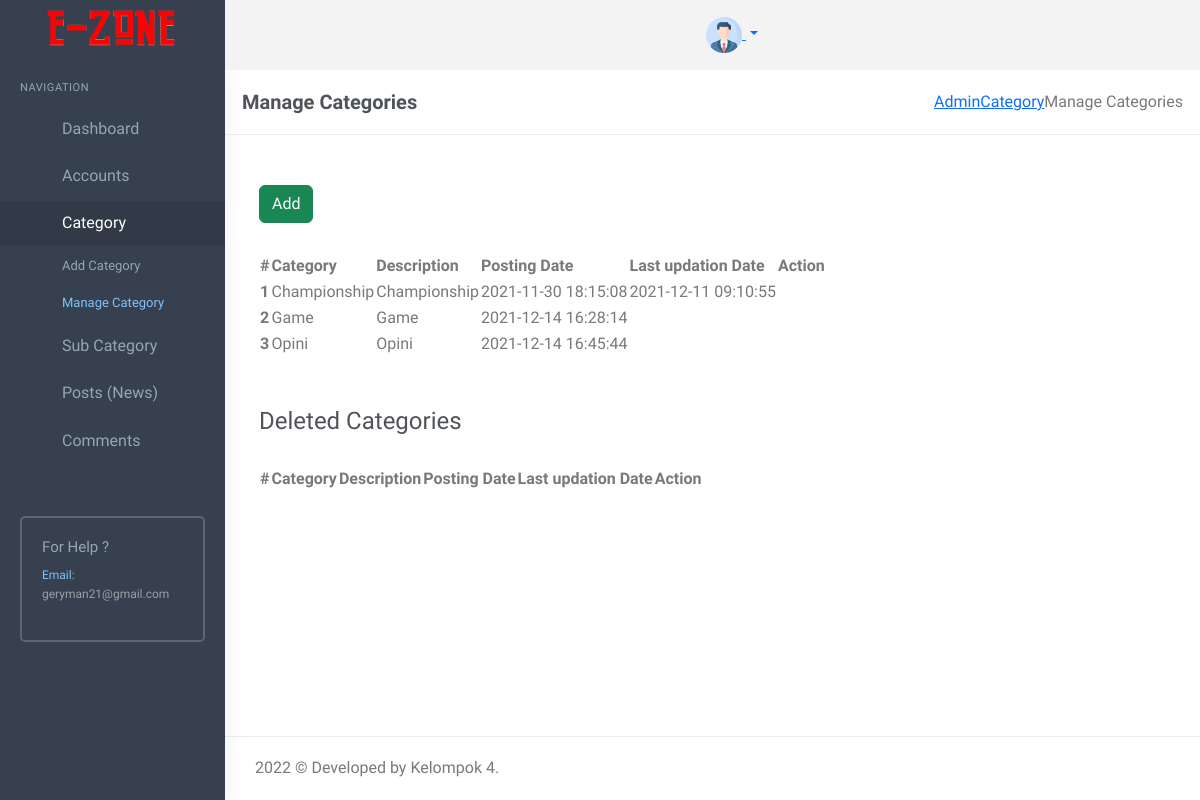
Screenshot of /newsportal/admin/manage-categories.php (signed in) with the database file from the repository.
### tables this page shows
CREATE TABLE `tblcategory` (
  `id` int(11) NOT NULL,
  `CategoryName` varchar(200) DEFAULT NULL,
  `Description` mediumtext DEFAULT NULL,
  `PostingDate` timestamp NULL DEFAULT current_timestamp(),
  `UpdationDate` timestamp NULL DEFAULT NULL ON UPDATE current_timestamp(),
  `Is_Active` int(1) DEFAULT NULL
);

### newsportal/admin/manage-categories.php (the view, shortened to what this page needs)
<?php
include('includes/config.php');
if (strlen($_SESSION['login']) == 0) {
    header('location:index.php');
} elseif ($_SESSION['utype'] == 2) {
    header('location:index.php');
} else {
?>
    <!DOCTYPE html>
    <html lang="en">
    <head>
        <link href="assets/css/bootstrap.min.css" rel="stylesheet" type="text/css" />
        <link href="assets/css/core.css" rel="stylesheet" type="text/css" />
        <link href="assets/css/icons.css" rel="stylesheet" type="text/css" />
        <link href="assets/css/pages.css" rel="stylesheet" type="text/css" />
        <link href="assets/css/menu.css" rel="stylesheet" type="text/css" />
        <link href="assets/css/responsive.css" rel="stylesheet" type="text/css" />
        <link rel="stylesheet" href="../plugins/switchery/switchery.min.css">
        <link rel="stylesheet" href="https://cdn.datatables.net/1.11.3/css/jquery.dataTables.min.css">
    </head>
    <body class="fixed-left">
        <div id="wrapper">
            <?php include('includes/topheader.php'); ?>
            <?php include('includes/leftsidebar.php'); ?>
            <div class="content-page">
                <div class="content">
                    <div class="container">
                        <div class="row">
                            <div class="col-xs-12">
                                <div class="page-title-box">
                                    <h4 class="page-title">Manage Categories</h4>
                                    <ol class="breadcrumb p-0 m-0">
                                        <li>
                                            <a href="#">Admin</a>
                                        </li>
                                        <li>
                                            <a href="#">Category </a>
                                        </li>
                                        <li class="active">
                                            Manage Categories
                                        </li>
                                    </ol>
                                    <div class="clearfix"></div>
                                </div>
                            </div>
                        </div>
                        <div class="row">
                            <div class="row">
                                <div class="col-md-12">
                                    <div class="demo-box m-t-20">
                                        <div class="m-b-30">
                                            <a href="add-category.php">
                                                <button id="addToTable" class="btn btn-success waves-effect waves-light">Add <i class="mdi mdi-plus-circle-outline"></i></button>
                                            </a>
                                        </div>
                                        <div class="table-responsive">
                                            <table id="table">
                                                <thead>
                                                    <tr>
                                                        <th>#</th>
                                                        <th> Category</th>
                                                        <th>Description</th>
                                                        <th>Posting Date</th>
                                                        <th>Last updation Date</th>
                                                        <th>Action</th>
                                                    </tr>
                                                </thead>
                                                <tbody>
                                                    <?php
                                                    $query = mysqli_query($con, "Select id,CategoryName,Description,PostingDate,UpdationDate from  tblcategory where Is_Active=1");
                                                    $cnt = 1;
                                                    while ($row = mysqli_fetch_array($query)) {
                                                    ?>
                                                        <tr>
                                                            <th scope="row"><?php echo htmlentities($cnt); ?></th>
                                                            <td><?php echo htmlentities($row['CategoryName']); ?></td>
                                                            <td><?php echo htmlentities($row['Description']); ?></td>
                                                            <td><?php echo htmlentities($row['PostingDate']); ?></td>
                                                            <td><?php echo htmlentities($row['UpdationDate']); ?></td>
                                                            <td><a href="edit-category.php?cid=<?php echo htmlentities($row['id']); ?>"><i class="fa fa-pencil" style="color: #29b6f6;"></i></a>
                                                                &nbsp;<a href="manage-categories.php?rid=<?php echo htmlentities($row['id']); ?>&&action=del"> <i class="fa fa-trash-o" style="color: #f05050"></i></a> </td>
                                                        </tr>
                                                    <?php
                                                        $cnt++;
                                                    } ?>
                                                </tbody>
                                            </table>
                                        </div>
                                    </div>
                                </div>
                            </div>
                            <div class="row">
                                <div class="col-md-12">
                                    <div class="demo-box m-t-20">
                                        <div class="m-b-30">
                                            <h4><i class="fa fa-trash-o"></i> Deleted Categories</h4>
                                        </div>
                                        <div class="table-responsive">
                                            <table id="table1">
                                                <thead>
                                                    <tr>
                                                        <th>#</th>
                                                        <th> Category</th>
                                                        <th>Description</th>
                                                        <th>Posting Date</th>
                                                        <th>Last updation Date</th>
                                                        <th>Action</th>
                                                    </tr>
                                                </thead>
                                            </table>
                                        </div>
                                    </div>
                                </div>
                            </div>
                        </div>
                    </div>
                    <?php include('includes/footer.php'); ?>
                </div>
            </div>
    </body>
    </html>
<?php } ?>

### newsportal/admin/assets/css/core.css (style rules this page uses)
body { font-family: 'Varela Round', sans-serif; margin: 0; padding-bottom: 60px; overflow-x: hidden; color: #797979; }
html { position: relative; min-height: 100%; }
.h1, .h2, .h3, .h4, .h5, .h6, h1, h2, h3, h4, h5, h6 { color: #505458; font-family: 'Hind Madurai', sans-serif; margin: 10px 0; }
* { outline: none !important; }
.container { width: auto; }
#wrapper { height: 100%; overflow: hidden; width: 100%; }
.p-0 { padding: 0 !important; }
.m-0 { margin: 0 !important; }
.m-t-20 { margin-top: 20px !important; }
.m-b-30 { margin-bottom: 30px !important; }
.row { margin-right: -10px; margin-left: -10px; }
.col-lg-1, .col-lg-10, .col-lg-11, .col-lg-12, .col-lg-2, .col-lg-3, .col-lg-4, .col-lg-5, .col-lg-6, .col-lg-7, .col-lg-8, .col-lg-9, .col-md-1, .col-md-10, .col-md-11, .col-md-12, .col-md-2, .col-md-3, .col-md-4, .col-md-5, .col-md-6, .col-md-7, .col-md-8, .col-md-9, .col-sm-1, .col-sm-10, .col-sm-11, .col-sm-12, .col-sm-2, .col-sm-3, .col-sm-4, .col-sm-5, .col-sm-6, .col-sm-7, .col-sm-8, .col-sm-9, .col-xs-1, .col-xs-10, .col-xs-11, .col-xs-12, .col-xs-2, .col-xs-3, .col-xs-4, .col-xs-5, .col-xs-6, .col-xs-7, .col-xs-8, .col-xs-9 { padding-left: 10px; padding-right: 10px; }
.breadcrumb { background-color: transparent; margin-bottom: 15px; padding-top: 10px; padding-left: 0; }
.waves-effect { position: relative; cursor: pointer; display: inline-block; overflow: hidden; -webkit-user-select: none; -moz-user-select: none; -ms-user-select: none; user-select: none; -webkit-tap-highlight-color: transparent; vertical-align: middle; z-index: 1; will-change: opacity, transform; -webkit-transition: all 0.3s ease-out; -moz-transition: all 0.3s ease-out; -o-transition: all 0.3s ease-out; -ms-transition: all 0.3s ease-out; transition: all 0.3s ease-out; }
.demo-box { padding: 10px 15px; }

### newsportal/admin/assets/css/menu.css (style rules this page uses)
.content-page { margin-left: 225px; overflow: hidden; }
.content-page .content { padding: 0 5px 10px 5px; margin-top: 70px; }
.page-title { font-size: 20px; margin-bottom: 0; margin-top: 0; font-weight: 600; }
.page-title-box { padding: 20px; border-bottom: 1px solid #eee; margin: 0 -20px 20px -20px; }
.page-title-box .page-title { margin-bottom: 0; float: left; }
.page-title-box .breadcrumb { float: right; background-color: transparent !important; }

### rows the page displays
tblcategory: CategoryName "Championship", Description "Championship", PostingDate "2021-11-30 18:15:08", UpdationDate "2021-12-11 09:10:55"
tblcategory: CategoryName "Game", Description "Game", PostingDate "2021-12-14 16:28:14"
tblcategory: CategoryName "Opini", Description "Opini", PostingDate "2021-12-14 16:45:44"
